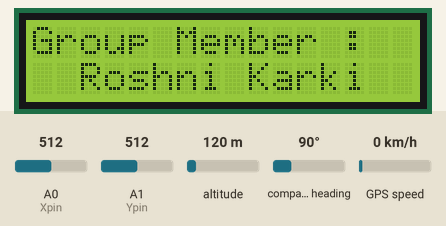
This sketch was run on a simulated Arduino Uno, built with avr-gcc and run on an emulated ATmega328P. Parts: 16×2 character LCD. The inputs (shaded band) are chosen by the test bench; at power-on: GPS speed 0 km/h, A0 (Xpin) = 512, A1 (Ypin) = 512, altitude 120 m, compass heading 90°. The GPS gets a fix after 3 s at 37.7749, -122.4194 with 8 satellites; the modem accepts every AT command (registered, SIM ready, sends succeed) and sends nothing else; what the sketch prints to the serial monitor is not drawn.

Above: at 3.1 s.
At 12.2 s:
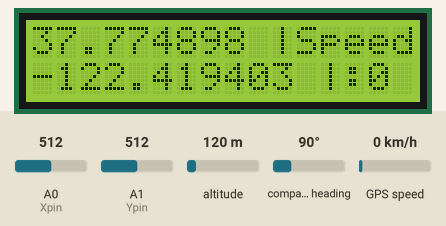
12.3 s: GPS speed set to 2 km/h
At 15.6 s:
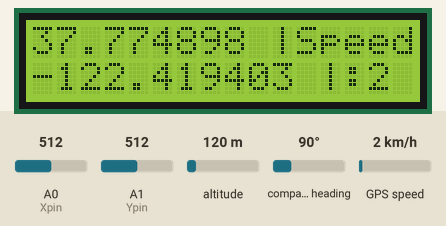
16.0 s: GPS speed set to 30 km/h
At 18.4 s:
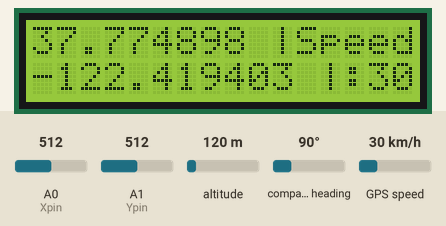
19.7 s: GPS speed set to 60 km/h
At 22.3 s:
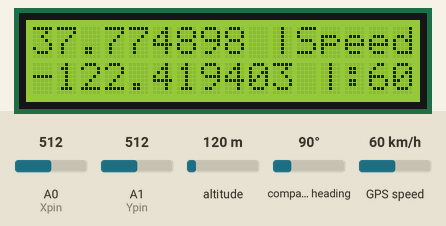
Timing chart, 0 to 23.8 s (numbered marks = the images above; inputs shaded):
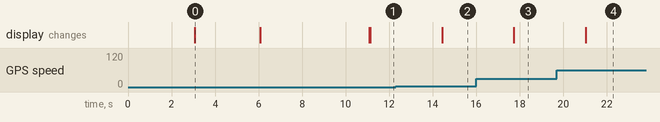

The sketch:

accident_copy_20230523195304.ino
```cpp
#include <LiquidCrystal.h>
#include <SoftwareSerial.h>
#include <TinyGPS.h>
#include <Wire.h>
const int Xpin=A0;
const int Ypin=A1;
//const int vibration=2;
static int speed_count = 0;
int toggle_state = 0;
LiquidCrystal lcd(8, 9, 10, 11, 12, 13);
SoftwareSerial GPS(3,4);         //GPS TX pin to  3 and RX pin to 4
TinyGPS gps;
SoftwareSerial GSMSerial(5,6);  //GSM TX pin to 5 and RX pin to 6

void setup()
{
  lcd.begin(16,2);
  GSMSerial.begin(9600);
  Serial.begin(9600);
  GPS.begin(9600);
  Wire.begin(2);
  Wire.onRequest(Request);
  //pinMode(vibration,INPUT);
  lcd.setCursor(0,0);
  lcd.print("  Welcome to    ");
  lcd.setCursor(0,1);
  lcd.print(" Kathmandu Eng. ");
  delay(3000);
  lcd.clear();
  lcd.setCursor(0,0);
  lcd.print("Group Member : ");
  lcd.setCursor(0,1);
  lcd.print("  Roshni Karki  ");
  delay(3000);
  lcd.clear();
  lcd.setCursor(0,0);
  lcd.print("   IOT Based    ");
  lcd.setCursor(0,1);
  lcd.print("  Smart Helmet  ");
  delay(5000);
  lcd.clear();
}

long lat,lon;
char lati[16];
char longi[16];
char Speed[5];
char Xaxi[5];
char Yaxi[5];
char SpeedCount[5];
char latitude1[50];
char longitude1[50];

void loop()
{
  char cdata;
  int fkmph=0;
  int Xaxis;
  int Yaxis;
  byte a;
  if(GPS.available())
    {
   a=GPS.read();
   while(gps.encode(a))   // encode gps data
   {
    gps.get_position(&lat,&lon);        // get latitude and longitude
    //Serial.print("Position:");
    //Serial.print((lat*0.000001),6);
    //Serial.print(",");
    //Serial.println((lon*0.000001),6);
    lcd.setCursor(0,0);
    lcd.print((lat*0.000001),6);
    lcd.print(" |Speed");
    lcd.setCursor(0,1);
    lcd.print((lon*0.000001),6);
    fkmph = gps.f_speed_kmph();        // speed in km/hr
    //Serial.print("SPEED: ");
    //Serial.println(fkmph);
    lcd.print(" |:");
    lcd.print(fkmph);
    lcd.print("  ");
    //lcd.clear(14);

    ltoa(lat,lati,10);
    //Serial.println(lati);

    ltoa(lon,longi,10);
    //Serial.println(longi);

    itoa(fkmph,Speed,10);
    //Serial.println(Speed);

    Xaxis=analogRead(Xpin);
    Yaxis=analogRead(Ypin);

    itoa(Xaxis,Xaxi,10);
    Serial.println(Xaxi);

    itoa(Yaxis,Yaxi,10);
    Serial.println(Yaxi);

    itoa(speed_count,SpeedCount,5);

    //int vibrationStatus=digitalRead(vibration);

    //Serial.print("X :");
    //Serial.println(Xaxis);
    //Serial.print("Y :");
    //Serial.println(Yaxis);
    //Serial.println();

    if (fkmph>=50)
    {
      if(toggle_state == 0){
      SendMessage();
      toggle_state =1;
    }
    }
    else {
      toggle_state = 0;
    }

    if (Xaxis>=390 || Yaxis>=390 || Xaxis<=270 || Yaxis<=270)
    {
      AccidentMessage();
    }
   }
    }
}

void Request()
{
  Wire.write(lati);
  Wire.write(",");
  Wire.write(longi);
  Wire.write(",");
  Wire.write(Xaxi);
  Wire.write(",");
  Wire.write(Yaxi);
  Wire.write(",");
  Wire.write(SpeedCount);
  Wire.write(",");
  Wire.write(Speed);
  Wire.write("\n");
}

void SendMessage()
{
  GSMSerial.println("AT+CMGF=1");                                 //Sets the GSM Module in Text Mode
  delay(1000);                                                    // Delay of 1000 milli seconds or 1 second
  GSMSerial.println("AT+CMGS=\"+9779861281340\"\r");               // Replace x with mobile number
  delay(1000);
  GSMSerial.println("Your vehicle crossed the speed limit...!");  // The SMS text you want to send
  delay(100);
   GSMSerial.println((char)26);// ASCII code of CTRL+Z
  delay(1000);
  speed_count++;
}

void AccidentMessage()
{
  GSMSerial.println("AT+CMGF=1");                             //Sets the GSM Module in Text Mode
  delay(1000);                                                // Delay of 1000 milli seconds or 1 second
  GSMSerial.println("AT+CMGS=\"+9779841265844\"\r");           // Replace x with mobile number
  delay(1000);
  GSMSerial.println("Accident Alert......!");                 // The SMS text you want to send
  GSMSerial.println("Click the below link to get the location :");
  GSMSerial.print("https://www.google.com/search?q=");
  GSMSerial.print(lat*0.000001,6);
  GSMSerial.print("%2C");
  GSMSerial.print(lon*0.000001,6);
  delay(100);
   GSMSerial.println((char)26);                               // ASCII code of CTRL+Z
  delay(1000);
}
  // put your main code here, to run repeatedly:
```

Measured:
- after the input at 12.3 s, the display: changes after 2.1 s (image 2)
- after the input at 16.0 s, the display: changes after 1.7 s (image 3)
- after the input at 19.7 s, the display: changes after 1.3 s (image 4)
- what the display in image 0 shows lasts 3.0 s, from 3.1 s to 6.1 s
